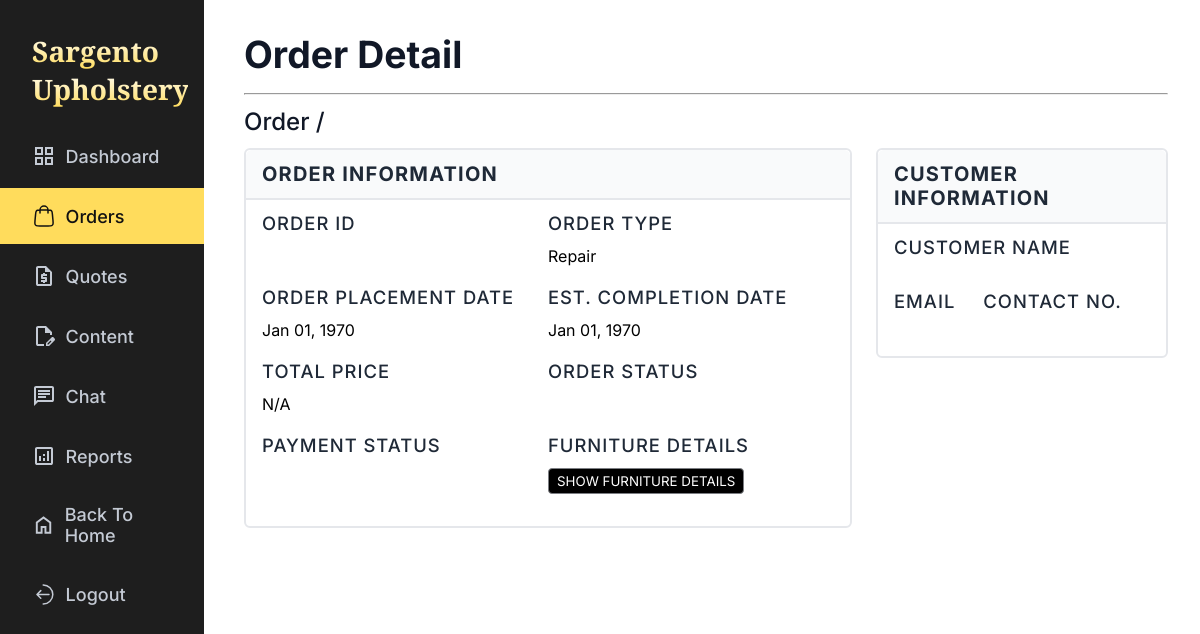
The app's page /admin/order_details.php?order-id=4, older data.
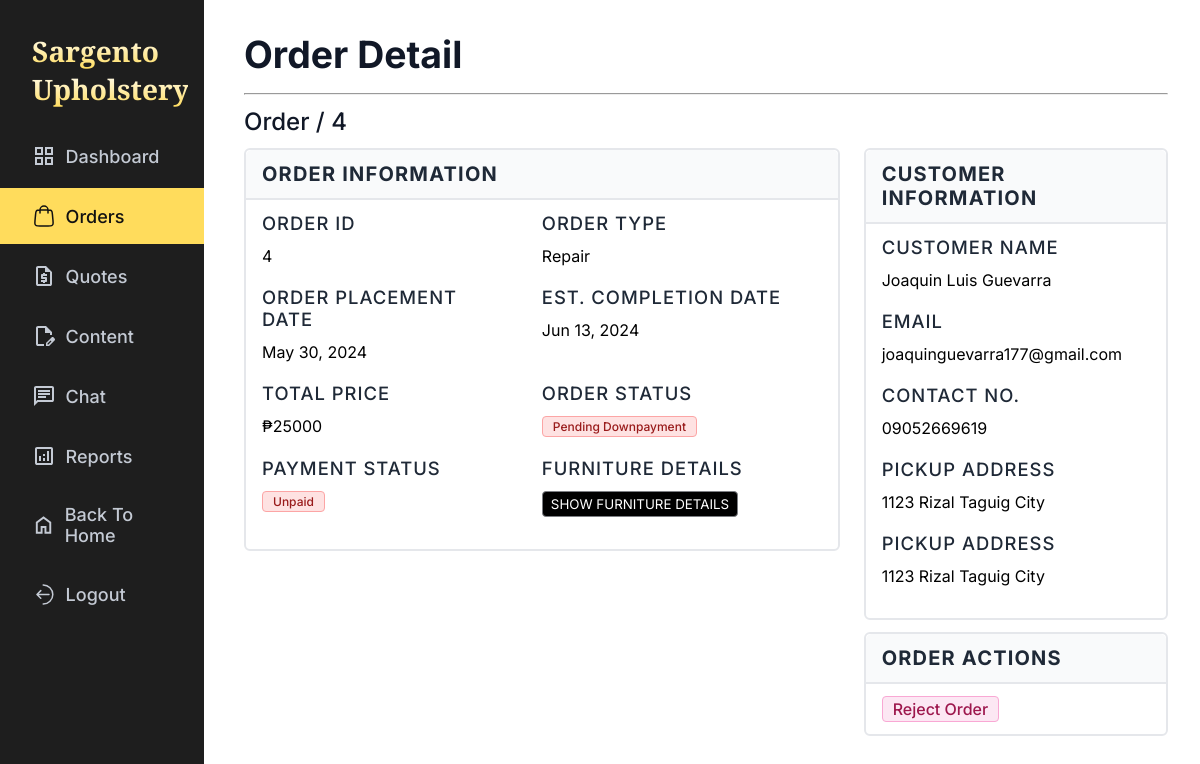
The same page, newer data.
### tables this page shows
CREATE TABLE `quotes` (
  `quote_id` int NOT NULL,
  `customer_id` int DEFAULT NULL,
  `service_type` enum('','repair','mto') DEFAULT NULL,
  `total_price` float DEFAULT NULL,
  `quote_status` enum('pending','approved','modified','rejected','accepted','cancelled') DEFAULT 'pending',
  `created_at` timestamp NULL DEFAULT CURRENT_TIMESTAMP,
  `updated_at` timestamp NULL DEFAULT CURRENT_TIMESTAMP ON UPDATE CURRENT_TIMESTAMP
);

CREATE TABLE `users` (
  `user_id` int NOT NULL,
  `name` varchar(255) DEFAULT NULL,
  `email` varchar(255) NOT NULL,
  `password` char(255) NOT NULL,
  `user_type` enum('customer','admin') NOT NULL,
  `contact_number` varchar(11) NOT NULL,
  `token_hash` varchar(255) DEFAULT NULL,
  `token_expiry` datetime DEFAULT NULL
);

CREATE TABLE `delivery` (
  `delivery_id` int NOT NULL,
  `order_id` int DEFAULT NULL,
  `delivery_method` enum('third_party','self') DEFAULT NULL,
  `delivery_address` text
);

CREATE TABLE `pickup` (
  `pickup_id` int NOT NULL,
  `order_id` int DEFAULT NULL,
  `pickup_method` enum('third_party','self') DEFAULT NULL,
  `pickup_address` text
);

### admin/order_details.php (the view, shortened to what the changed rows need)
<?php
    include_once("../notif.php");
    include_once("../alert.php");
    $order_id = $_GET['order-id'];
    $query = "
        SELECT
            *,
            O.created_at AS placement_date
        FROM (
            SELECT *
            FROM orders
            WHERE order_id = :order_id) AS O
        JOIN quotes Q USING(quote_id)
        JOIN users U ON U.user_id = Q.customer_id
        LEFT JOIN
            downpayment USING(order_id)
        LEFT JOIN
            fullpayment USING(order_id)
        LEFT JOIN
            items I USING(quote_id)
        LEFT JOIN
            customs C USING(custom_id)
        LEFT JOIN
            delivery D USING(order_id)
        LEFT JOIN
            pickup P USING(order_id)
    ";
    $stmt = $conn->prepare($query);
    $stmt->bindParam(':order_id', $order_id);
    $stmt->execute();
    $order = $stmt->fetch(PDO::FETCH_ASSOC);
    $prod_status = str_replace("_", "-", $order['order_phase']);
    $prod_status_text = ucwords(str_replace("-", " ", $prod_status));
    $payment_status = str_replace("_", "-", $order['payment_phase']);
    $payment_status_text = ucwords(str_replace("_", " ", $order['payment_phase']));
?>
<!DOCTYPE html>
<html lang="en">
<head>
    <link rel="stylesheet" href="../css/global.css">
    <link rel="stylesheet" href="../css/admin/orders.css">
</head>
<body class="orders">
    <?php require 'sidebar.php' ?>
    <div class="order-detail">
        <div class="breadcrumb">
            <a href="orders.php">Order </a>
            <span> / <?= $order['order_id'] ?></span>
        </div>
        <div class="detail">
            <div class="left">
                <div class="order-information">
                    <div class="info-order-detail order-detail-main">
                        <div class="info">
                            <span class="info-name"> ORDER ID </span>
                            <span class="info-detail">
                                <?= $order['order_id'] ?>
                            </span>
                        </div>
                        <div class="info">
                            <span class="info-name"> ORDER PLACEMENT DATE </span>
                            <span class="info-detail">
                                <?= date('M d, Y', strtotime($order['placement_date']))?>
                            </span>
                        </div>
                        <div class="info">
                            <span class="info-name"> EST. COMPLETION DATE </span>
                            <span class="info-detail">
                                <?= date('M d, Y', strtotime($order['est_completion_date'])); ?>
                            </span>
                        </div>
                        <div class="info">
                            <span class="info-name"> TOTAL PRICE </span>
                            <span class="info-detail">
                                <?= is_null($order['total_price']) ? "N/A" : "₱" . $order['total_price'] ?>
                            </span>
                        </div>
                        <div class="info">
                            <span class="info-detail status">
                                <span <?= "data-prod-status='{$prod_status}'" ?> >
                                    <?= $prod_status_text ?>
                                </span>
                            </span>
                        </div>
                        <div class="info">
                            <span class="info-detail status">
                                <span <?= "data-payment='{$payment_status}'" ?> class="payment-status">
                                    <?= $payment_status_text ?>
                                </span>
                            </span>
                        </div>
                    </div>
                </div>
            </div>
            <div class="right">
                <div class="customer-information">
                    <div class="info-order-detail customer-info">
                        <div class="info">
                            <span class="info-name">CUSTOMER NAME</span>
                            <span class="info-detail"><?= $order['name'] ?></span>
                        </div>
                        <div class="info">
                            <span class="info-name">EMAIL</span>
                            <span class="info-detail"><?= $order['email'] ?></span>
                        </div>
                        <div class="info">
                            <span class="info-name">CONTACT NO.</span>
                            <span class="info-detail"><?= $order['contact_number'] ?></span>
                        </div>
                        <?php if(!is_null($order['delivery_address'])): ?>
                            <div class="info">
                                <span class="info-name">PICKUP ADDRESS</span>
                                <span class="info-detail"><?= $order['delivery_address'] ?></span>
                            </div>
                        <?php endif; ?>
                        <?php if(!is_null($order['pickup_address'])): ?>
                            <div class="info">
                                <span class="info-name">PICKUP ADDRESS</span>
                                <span class="info-detail"><?= $order['pickup_address'] ?></span>
                            </div>
                        <?php endif; ?>
                    </div>
                </div>
                <?php if($order['order_phase'] === "pending_downpayment") : ?>
                    <div class='order-action'>
                        <p class="info-title">
                            ORDER ACTIONS
                        </p>
                        <div class="info-order-detail">
                            <div class="action-buttons">
                                <input type="button" value="reject order" class="red-button reject-order action-button">
                            </div>
                        </div>
                    </div>
                <?php endif; ?>
            </div>
        </div>
    </div>
</body>
</html>

Row changes from the older to the newer data that the page shows:
added quotes: total_price "25000"
now on this page (row unchanged): users: name "Joaquin Luis Guevarra", email "joaquinguevarra177@gmail.com", contact_number "09052669619"
added delivery: delivery_address "1123 Rizal Taguig City"
added pickup: pickup_address "1123 Rizal Taguig City"
Text that changed along with them:
$order['order_id']: (not shown) → "4"
date('M d, Y', strtotime($order['placement_date'])): "Jan 01, 1970" → "May 30, 2024"
date('M d, Y', strtotime($order['est_completion_date'])): "Jan 01, 1970" → "Jun 13, 2024"
$prod_status_text: (not shown) → "Pending Downpayment"
$payment_status_text: (not shown) → "Unpaid"
form field value: (not shown) → "reject order"
text no longer shown: "N/A"
text now shown: "₱ PICKUP ADDRESS PICKUP ADDRESS ORDER ACTIONS"
